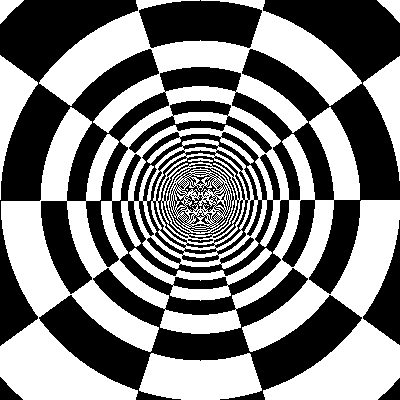
Frame 1 (no input)
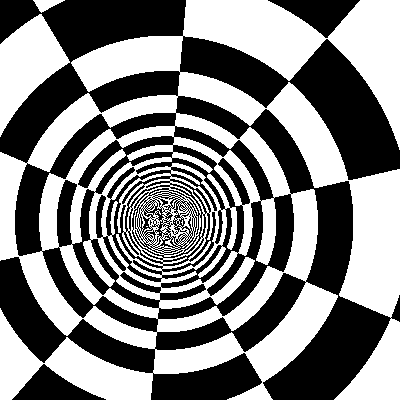
Frame 60 (the mouse pressed at the canvas centre just before this capture)
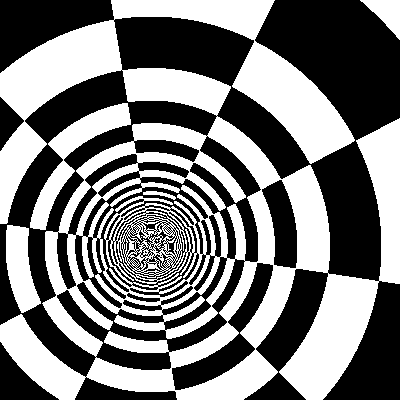
Frame 120 (the mouse held since frame 60 and released just before this capture)

The Processing sketch that drew these frames (run headless with seeded random() and noise(); from frame 60 on, the mouse is pressed at the canvas centre):

// Processing sketch: tunnel
// ── tunnel.pde
int detail = 2;
PImage img;
float[] tunnel;
float[] tunnelv;

float t = 0;
float dt = 0.04;

int theight;
int twidth;
 
void clearImage(PImage img) {
  img.loadPixels();
  for(int i = 0; i < img.pixels.length; i++) {
    img.pixels[i] = color(255, 255, 255); // white
  }
  img.updatePixels();
}

void inittunnel() {
  tunnel = new float[twidth * theight];
  tunnelv = new float[twidth * theight];
  int i = 0;
  for(int y = 0; y < theight; y++) {
    float dy = float(2 * y - theight) / float(theight);
    for(int x = 0; x < twidth; x++, i++) {
      float dx = float(2 * x - twidth) / float(twidth);
      float s = 1.0 / sqrt(dx * dx + dy * dy);
      tunnel[i] = s;
      
      float v = (atan2(dy, dx) / TWO_PI) + 0.5;
      tunnelv[i] = constrain(v, 0, 1);
    }
  }
}
 
void setup() {
    colorMode(RGB);
    background(0);
    smooth();
    fill(255);
    size(400, 400); 
    frameRate(30);
    theight = height * 2;
    twidth = width * 2;
    img = createImage(twidth, theight, RGB);
    clearImage(img);
    
    inittunnel();
} 

void keyPressed() {
    if(keyCode == UP)
        detail++;
    if(keyCode == DOWN)
        detail--;
    constrain(detail, 2, 10);
}

void drawtunnel() {
  img.loadPixels();
  
  int len = img.pixels.length;
  for(int i = 0; i < len; i++) {
    //mad hax: can precompute the entire tunnel and fake moving by just adding t to the values that come out
    float u = tunnel[i] + t;
    float v = tunnelv[i] + (0.1 * t);
    
    //make a checkerboard pattern
    boolean white = false;
    
    if(int(u * 2) % 2 == 0) {
      white = !white;
    }
    
    if(int(v * 10) % 2 == 0) {
      white = !white;
    }
    
    if(white) {
      img.pixels[i] = color(255);
    }
    else {
      img.pixels[i] = color(0);
    }
  }
  
  img.updatePixels();
  
  int cx = twidth / 2;
  int cy = theight / 2;
  
  //move the middle
  //mad hax part 2: by precomputing a larger area and changing the center, it looks like the camera is panning around
  float mx = sin(cos(t * 0.5) * TWO_PI);
  float my = sin(sin(t * 0.5) * TWO_PI);
  cx += int(50 * mx);
  cy += int(50 * my);
  
  int sx = (width / 2) - cx;
  int sy = (height / 2) - cy;
  
  image(img, sx, sy);
}

void draw() {
    background(0);
    
    drawtunnel();
    t += dt;
}
